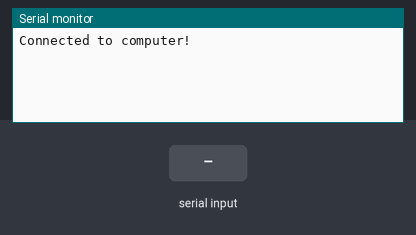
A sketch run on a simulated Arduino Uno, built for the host (arithmetic inside an expression is 32-bit, double 64-bit). On the bench: the last lines printed to the serial monitor. The inputs (shaded band) are chosen by the test bench.

Above: at 1.2 s.
1.3 s: "+" received over the second serial link
At 2.2 s:
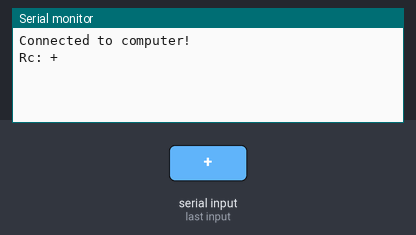
2.8 s: "90,45\n" received over the second serial link
At 5.6 s:
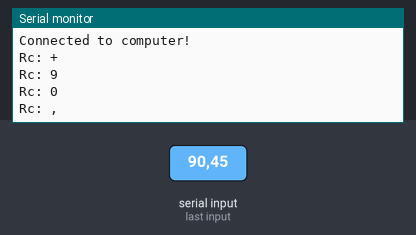
Timing chart, 0 to 7.1 s (numbered marks = the images above; inputs shaded):
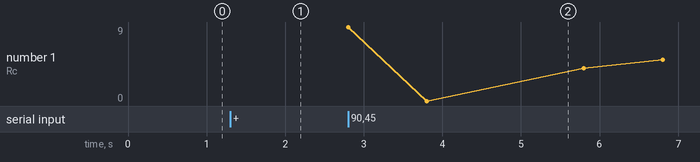

Measured:
- after the input at 1.3 s, the serial monitor: prints a new line at once (image 1)
- after the input at 2.8 s, the serial monitor: prints a new line at once (image 2)

The sketch:

ArduinoRingNet.ino
```cpp
#include <SoftwareSerial.h>
SoftwareSerial ringSerial(10, 11); // RX (receive), TX (send)

const String clearToken = "t+";

#define Buffer_Size 20
char inData[Buffer_Size];
int index;

inline void readString(){
  index = 0;

  while(ringSerial.available()){
    if(index < Buffer_Size){
      char newRead = ringSerial.read(); // Read a character

      if(newRead == '+'){
        break;
      }

      inData[index] = newRead;

      index++;
      inData[index] = '\0';
    }
    else{
      break;
    }
  }

  return;
}

void setup() {
  // put your setup code here, to run once:

  Serial.begin(9600);
  //while(!Serial){} // Wait for Serial to USB to open.

  Serial.println("Connected to computer!");

  ringSerial.begin(4800);atom://config
}

void loop() {
  // put your main code here, to run repeatedly:

  if(Serial.available()){
    int pc = Serial.parseInt();

    ringSerial.print(pc);
  }
  else if(ringSerial.available()){
    char res = ringSerial.read();

    Serial.print("Rc: ");
    Serial.println(res);

    delay(1000);

    if(res<=47) res=58;
    ringSerial.print(--res);
  }
}
```
